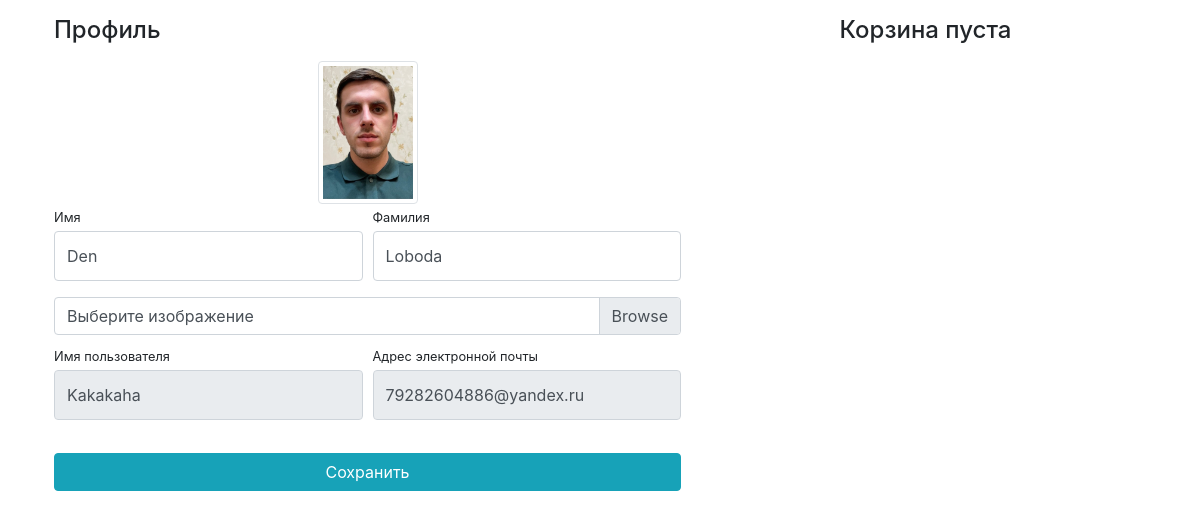
Before: /users/profile/ (signed in) with the older database file.
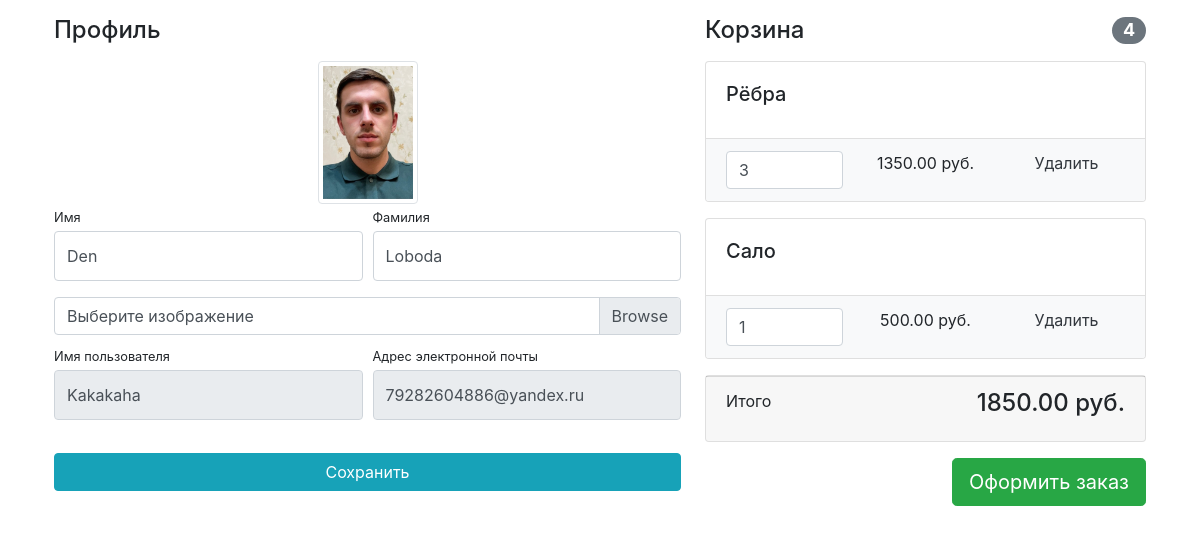
After: the same page with the newer database file.
### main/models.py (models this page shows, shortened)
class Basket(models.Model):
    user = models.ForeignKey(to=User, on_delete=models.CASCADE)
    product = models.ForeignKey(to=Product, on_delete=models.CASCADE)
    quantity = models.PositiveSmallIntegerField(default=0)
    create_timestamp = models.DateTimeField(auto_now_add=True)
    def sum(self):
        return self.product.price * self.quantity

class Product(models.Model):
    name = models.CharField(max_length=256)                         # название
    discription = models.TextField()                                # описание
    price = models.DecimalField(max_digits=6, decimal_places=2)     # цена  # цифры до запятой и после
    quantity = models.PositiveIntegerField(default=0)               # количество товаров на складе / по умолчанию 0 товаров
    image = models.ImageField(upload_to='products_img')
    category = models.ForeignKey(to=ProductCategory, on_delete=models.CASCADE)   # связываем с другой таблицей / удаляестя

### users/views.py (the view)
# urls.py: path('profile/', profile, name='profile'),
@login_required
def profile(request):
    if request.method == 'POST':
        form = UserProfileForm(instance=request.user, data=request.POST, files=request.FILES)
        if form.is_valid():
            form.save()
            return HttpResponseRedirect(reverse('users:profile'))
        else:
            print(form.errors)
    else:
        form = UserProfileForm(instance=request.user)
    baskets = Basket.objects.filter(user=request.user)
    total_sum = sum(basket.sum() for basket in baskets)
    total_quantity = sum(basket.quantity for basket in baskets)
    context = {'title': "Meet - Profil",
               'form': form,
               'baskets': baskets,
               'total_sum': total_sum,
               'total_quantity': total_quantity,
               }
    return render(request, 'users/profile.html', context)

### users/forms.py
class UserProfileForm(UserChangeForm):
    first_name = forms.CharField(widget=forms.TextInput(attrs={'class': 'form-control py-4'}))
    last_name = forms.CharField(widget=forms.TextInput(attrs={'class': 'form-control py-4'}))
    image = forms.ImageField(widget=forms.FileInput(attrs={'class': 'custom-file-input'}), required=False)
    username = forms.CharField(widget=forms.TextInput(attrs={'class': 'form-control py-4', 'readonly': True}))
    email = forms.CharField(widget=forms.TextInput(attrs={'class': 'form-control py-4', 'readonly': True}))
    class Meta:
        model = User
        fields = ('first_name', 'last_name', 'image', 'username', 'email')

### users/templates/users/profile.html (shortened to what this page needs)
{% load static %}
<!DOCTYPE html>
<html lang="ru-RU" dir="ltr">
<head>
    <link href="../../../static/main/css/profile.css" rel="stylesheet">
</head>
    <body >
    <div class="container">
    <div class="row">
        <div class="col-lg-7">
            <h4 class="mt-3 mb-3">Профиль</h4>
            <div class="col-lg-12 text-center">
                <img width="100" height="100"
                     src="{% if user.image %} {{ user.image.url }} {% else %}{% static 'main/img/default_avatar.jpg' %}{% endif %}"
                     class="img-thumbnail">
            </div>
            <form action="{% url 'users:profile' %}" method="post" enctype="multipart/form-data">
                <div class="form-row">
                    <div class="col-lg-6">
                        <div class="form-group">
                            <label class="small mb-1" for="form.first_name.if_for_label">Имя</label>
                            {{ form.first_name }}
                        </div>
                    </div>
                    <div class="col-lg-6">
                        <div class="form-group">
                            <label class="small mb-1" for="form.last.if_for_label">Фамилия</label>
                            {{ form.last_name }}
                        </div>
                    </div>
                </div>
                <div class="form-row mb-2">
                    <div class="col-lg-12">
                        <div class="custom-file">
                            <label class="custom-file-label" for="form.image.if_for_label">Выберите изображение</label>
                        </div>
                    </div>
                </div>
                <div class="form-row">
                    <div class="col-lg-6">
                        <label class="small mb-1" for="form.username.if_for_label">Имя пользователя</label>
                        {{ form.username }}
                    </div>
                    <div class="col-lg-6">
                        <label class="small mb-1" for="form.email.if_for_label">Адрес электронной
                            почты</label>
                        {{ form.email }}
                    </div>
                </div>
                <div class="form-row">
                    <div class="col-lg-12" style="margin-top: 33px;">
                        <input class="btn btn-info btn-block" type="submit" value="Сохранить">
                    </div>
                </div>
            </form>
        </div>
        <div class="col-lg-5">
             {% include 'main/baskets.html' %}
        </div>
    </div>
    </div>
    </body>
</html>

### main/templates/main/baskets.html (shortened to what this page needs)
    {% if baskets %}
    <h4 class="mt-3 mb-3 d-flex justify-content-between align-items-center mb-3">
                Корзина <span class="badge badge-secondary badge-pill">{{ total_quantity }}</span>
    </h4>
    {% for basket in baskets %}
    <div class="card mb-3">
                <div class="card-body">
                    <h5 class="card-title">{{ basket.product.name }}</h5>
                </div>
                <ul class="list-group list-group-flush">
                    <li class="list-group-item bg-light">
                        <div class="row text-center">
                            <div class="col-lg-4">
                                <input name="basketID" type="number" class="form-control"
                                       value="{{ basket.quantity }}" min="0">
                            </div>
                            <div class="col-lg-4">{{ basket.sum }} руб.</div>
                            <div class="col-lg-4">
                                <a href="{% url 'basket_remove' basket.id%}" >
                                    Удалить
                                </a>
                            </div>
                        </div>
                    </li>
                </ul>
            </div>
    {% endfor %}
<div class="card mb-3">
                <div class="card-footer">
                    <p class="float-left">Итого</p>
                    <h4 class="float-right">{{ total_sum }} руб.</h4>
                </div>
            </div>
<a class="btn btn-success btn-lg float-right" href="../orders/order-create.html">
                Оформить заказ
            </a>
{% else %}
        <h4 class="mt-3 mb-3 text-center">
                Корзина пуста
        </h4>
{% endif %}

Changed rows visible on the page:
added Basket: product.name "Рёбра", basketID "3", sum "1350.00"
added Basket: product.name "Сало", basketID "1", sum "500.00"
Other visible differences:
{{ total_quantity }}: (not shown) → "4"
{{ total_sum }}: (not shown) → "1850.00"
text no longer shown: "Корзина пуста"
text now shown: "Корзина Итого руб. Оформить заказ"
